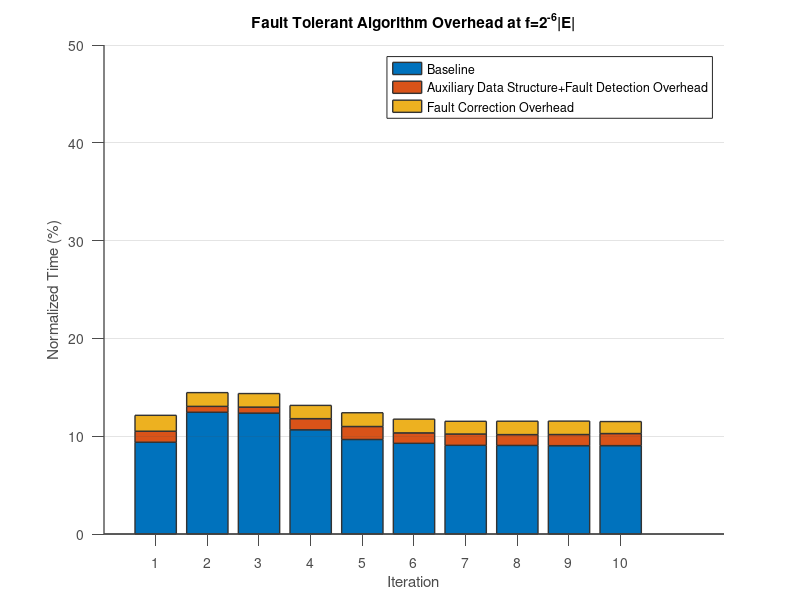

MATLAB code for this plot: (Note: this script raises an error after producing the figure.)
%% read teh data 
AS = csvread('Astro-ph-overhead-iteration.csv');


% draw the figure 
figure;

bar(100*AS,'stacked','EdgeColor',[.2 .2 .2],'LineWidth',1.02);

%%
hTitle  = title ('Fault Tolerant Algorithm Overhead at f=2^{-6}|E|');
hXLabel = xlabel('Iteration'                     );
hYLabel = ylabel('Normalized Time (%)');    


% set(gca,'XLim',[0, 16]);
% set(gca,'YLim',[-10, 400]);
set(gca,'YLim',[0, 50]);

set(gcf, 'Color', 'w'); %setting the back ground color

% set(gca, 'XTickLabel',GraphNames);

% xticklabel_rotate([],45);


set(gca, ...
  'Box'         , 'off'     , ...
  'TickDir'     , 'out'     , ...
  'TickLength'  , [.02 .02] , ...
  'XMinorTick'  , 'off'      , ...
  'YMinorTick'  , 'off'      , ...
  'YGrid'       , 'on'      , ...
  'XColor'      , [.3 .3 .3], ...
  'YColor'      , [.3 .3 .3], ...
  'LineWidth'   , 1         );

legend('Baseline' ,'Auxiliary Data Structure+Fault Detection Overhead','Fault Correction Overhead') 
colormap hsv(4);